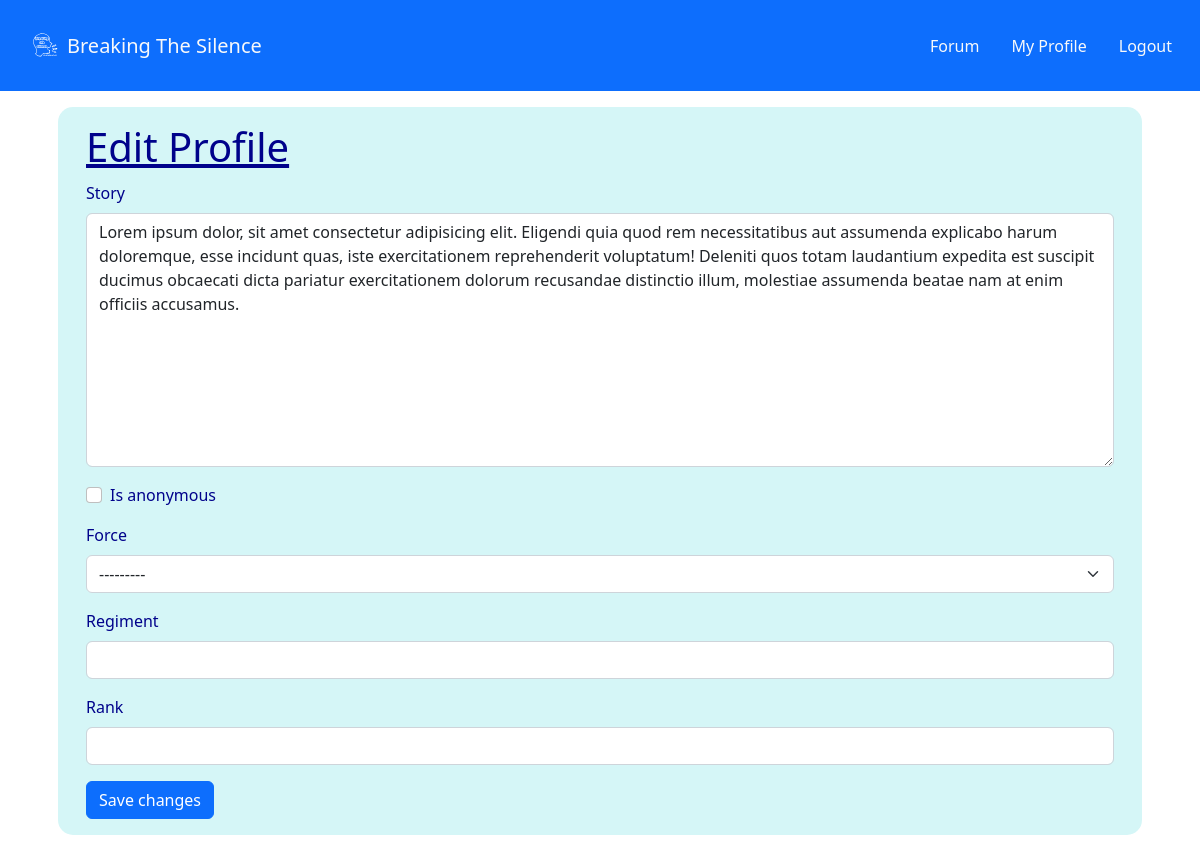
Page /profiles/edit/ (signed in) on the earlier database version.
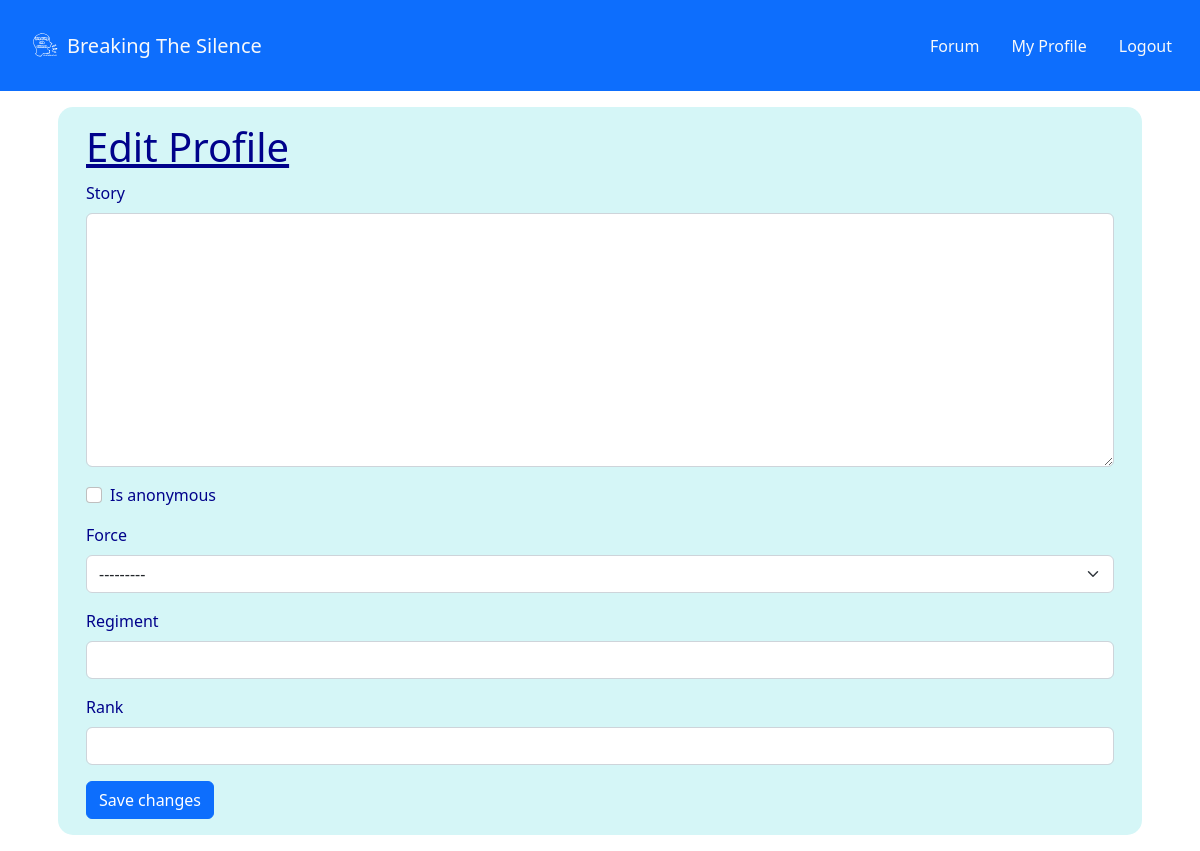
Same page on the later database version.
### profiles/models.py (models this page shows, shortened)
class UserProfile(models.Model):
    FORCES_CHOICES = (
        ('army', 'Army'),
        ('navy', 'Navy'),
        ('air_force', 'Air Force'),
        ('marines', 'Marines'),
    )
    user = models.OneToOneField(User, on_delete=models.CASCADE)
    story = models.TextField(blank=True, null=True)
    is_anonymous = models.BooleanField(default=False)
    force = models.CharField(max_length=50, choices=FORCES_CHOICES, null=True, blank=True)
    regiment = models.CharField(max_length=100, null=True, blank=True)
    rank = models.CharField(max_length=50, null=True, blank=True)

### profiles/views.py (the view)
# urls.py: path('edit/', views.edit_user_profile, name='edit_user_profile'),
@login_required
def edit_user_profile(request):
    user_profile = UserProfile.objects.get(user=request.user)
    if request.method == 'POST':
        form = UserProfileForm(request.POST, request.FILES, instance=user_profile)
        if form.is_valid():
            form.save()
            messages.success(request, "Thanks for editing your profile!")
            return redirect('user_profile', username=request.user.username)
    else:
        form = UserProfileForm(instance=user_profile)
    return render(request, 'profiles/edit_user_profile.html', {'form': form})

### profiles/forms.py
class UserProfileForm(forms.ModelForm):
    class Meta:
        model = UserProfile
        fields = ['story', 'is_anonymous', 'force', 'regiment', 'rank']

### home/contexts.py (called while the page is built)
def connect_context(request):
    if request.user.is_authenticated:
        connection_requests = ConnectionRequest.objects.filter(
            receiver=request.user,
            accepted=False,
            dismissed=False
            )
    else:
        connection_requests = []
    context = {
        'connection_requests': connection_requests,
    }
    return context

### profiles/templates/profiles/edit_user_profile.html (shortened to what this page needs)
{% extends "base.html" %}
{% load crispy_forms_tags %}
{% block content %}
<section class="edit_user_profile_section m-3 p-3">
  <div class="container">
    <div class="row">
      <div class="col-12">
        <h1 class="card-title edit_user_profile_title">Edit Profile</h1>
        <form method="post" class="card-body edit_user_profile_form" enctype="multipart/form-data">
          {{ form|crispy }}
          <button type="submit" class="btn btn-primary">Save changes</button>
        </form>
      </div>
    </div>
  </div>
</section>
{% endblock %}

Differences in the rows shown:
changed UserProfile: story "Lorem ipsum dolor, sit amet consectetur adipisicing elit. Eligendi quia quod rem necessitatibus aut assumenda explicabo harum doloremque, esse incidunt quas, iste exercitationem reprehenderit voluptatum! Deleniti quos totam laudantium expedita est suscipit ducimus obcaecati dicta pariatur exercitationem dolorum recusandae distinctio illum, molestiae assumenda beatae nam at enim officiis accusamus." → (not shown)
